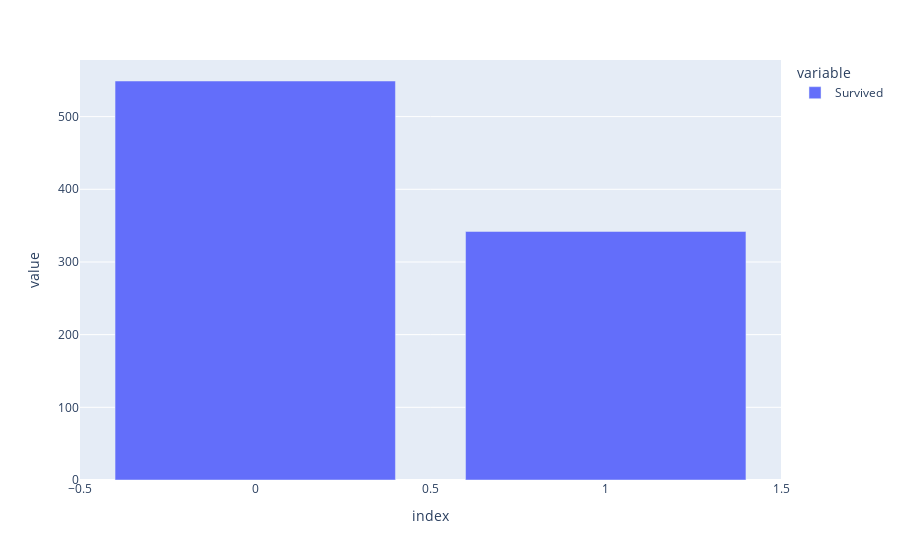

Notebook code for this chart:
### Markdown cell above
##### survived

### Code cell
survived = titanic.Survived.value_counts()
fig = px.bar(survived)
fig.show()
fig = px.area(survived)
fig.show()
fig = px.scatter(survived)
fig.show()

### Figure 1 — Plotly figure (JSON) as saved in the notebook; plotly's stock layout.template omitted (floating-point values rounded to 4 significant figures)
{"data": [{"alignmentgroup": "True", "hovertemplate": "variable=Survived<br>index=%{x}<br>value=%{y}<extra></extra>", "legendgroup": "Survived", "marker": {"color": "#636efa", "pattern": {"shape": ""}}, "name": "Survived", "offsetgroup": "Survived", "orientation": "v", "showlegend": true, "textposition": "auto", "type": "bar", "x": [0, 1], "xaxis": "x", "y": [549, 342], "yaxis": "y"}], "layout": {"barmode": "relative", "legend": {"title": {"text": "variable"}, "tracegroupgap": 0}, "margin": {"t": 60}, "xaxis": {"anchor": "y", "domain": [0, 1], "title": {"text": "index"}}, "yaxis": {"anchor": "x", "domain": [0, 1], "title": {"text": "value"}}}}
